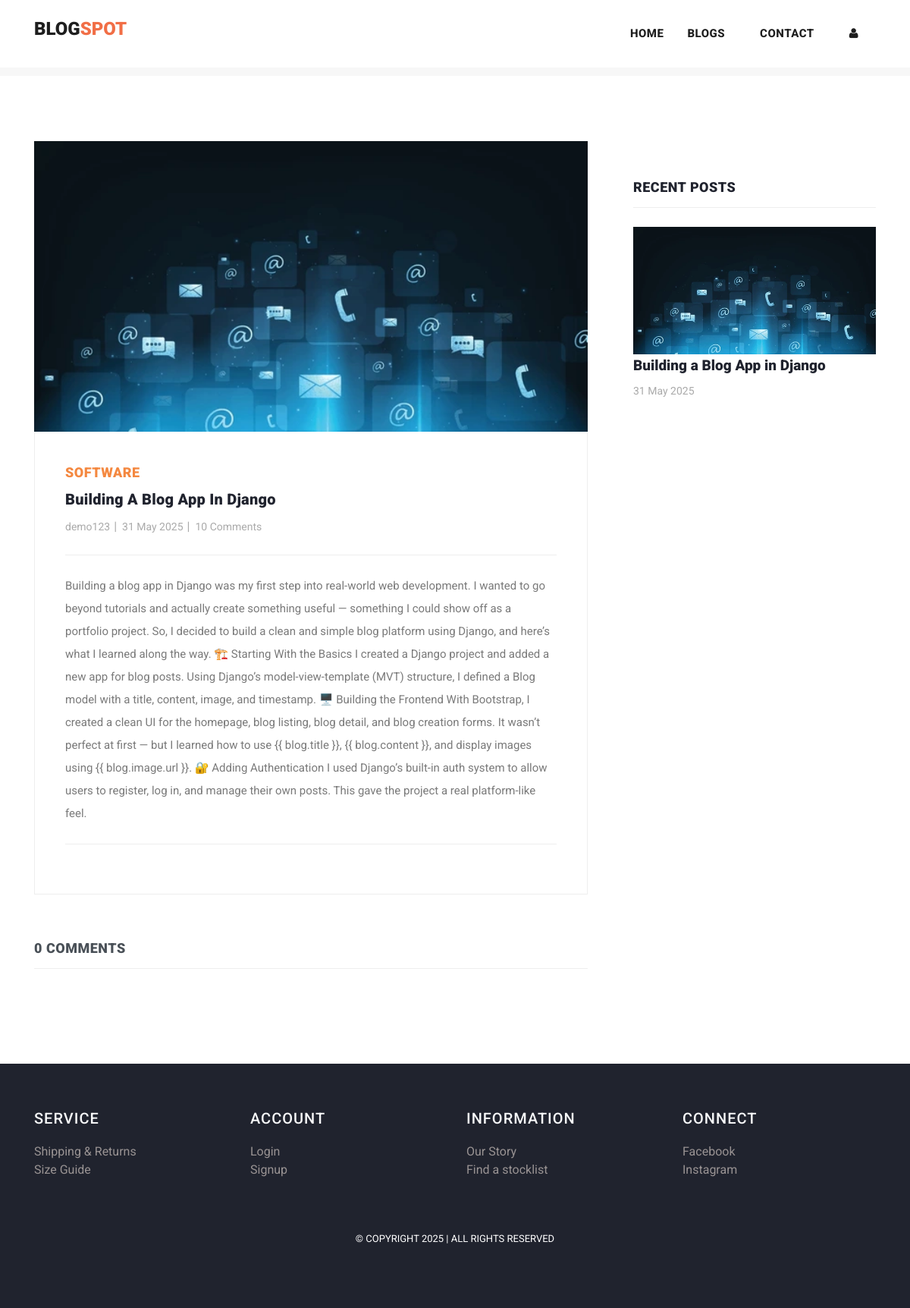
The page /post/25 on the database its author committed.
### myapp/models.py (models this page shows, shortened)
class Post(models.Model):
    postname = models.CharField(max_length=600)
    category = models.CharField(max_length=600)
    image = models.ImageField(upload_to='images/posts',blank=True,null=True)
    content = models.CharField(max_length=100000)
    time = models.CharField(default=time,max_length=100, blank=True)
    likes = models.IntegerField(null=True,blank=True,default=0)
    user = models.ForeignKey(User,on_delete=models.CASCADE)

### myapp/views.py (the view)
# urls.py: path("post/<int:id>",views.post,name="post"),
def post(request,id):
    post = Post.objects.get(id=id)
    return render(request,"post-details.html",{
        "user":request.user,
        'post':Post.objects.get(id=id),
        'recent_posts':Post.objects.all().order_by("-id"),
        'media_url':settings.MEDIA_URL,
        'comments':Comment.objects.filter(post_id = post.id),
        'total_comments': len(Comment.objects.filter(post_id = post.id))
    })

### templates/post-details.html (shortened to what this page needs)
{% load static %}
<!DOCTYPE html>
<html lang="en">
  <head>
    <link href="https://cdn.jsdelivr.net/npm/bootstrap@5.3.0-alpha3/dist/css/bootstrap.min.css" rel="stylesheet">
    <link href="{% static 'vendor/bootstrap/css/bootstrap.min.css' %}" rel="stylesheet">
    <link rel="stylesheet" href="{% static 'assets/css/fontawesome.css' %}">
    <link rel="stylesheet" href="{% static 'assets/css/templatemo-stand-blog.css' %}">
    <link rel="stylesheet" href="{% static 'assets/css/owl.css' %}">
  </head>
  <body>
    {%include 'header.html'%}
    <section class="blog-posts grid-system">
      <div class="container">
        <div class="row">
          <div class="col-lg-8">
            <div class="all-blog-posts">
              <div class="row">
                <div class="col-lg-12">
                  <div class="blog-post">
                    <div class="blog-thumb">
                      <img src="{{media_url}}{{post.image}}" alt="post_image">
                    </div>
                    <div class="down-content">
                      <span>{{post.category}}</span>
                      <a><h4>{{post.postname}}</h4></a>
                      <ul class="post-info">
                        <li><a href="#">{{post.user}}</a></li>
                        <li><a href="#">{{post.time}}</a></li>
                        <li><a href="#">10 Comments</a></li>
                      </ul>
                      <p>{{post.content}}</p>
                    </div>
                  </div>
                </div>
                <div class="col-lg-12">
                  <div class="sidebar-item comments">
                    <div class="sidebar-heading">
                      <h2 class="text-dark-emphasis">{{total_comments}} comments</h2>
                    </div>
                  </div>
                </div>
              </div>
            </div>
          </div>
          <div class="col-lg-4">
            <div class="sidebar">
              <div class="row">
                <div class="col-lg-12">
                  <div class="sidebar-item recent-posts">
                    <div class="sidebar-heading">
                      <h2>Recent Posts</h2>
                    </div>
                    <div class="content">
                      <ul>
                        {% for post in recent_posts|slice:"0:4" %}
                        <li>
                          <img src="{{media_url}}{{post.image}}" class="img-fluid" alt="">
                          <a href="post-details.html">
                            <a href="{% url 'post' post.id %}" class="text-decoration-none text-dark"><h5>{{post.postname}}</h5></a>
                          <span>{{post.time}}</span>
                        </a></li>
                        {% endfor %}
                      </ul>
                    </div>
                  </div>
                </div>
              </div>
            </div>
          </div>
        </div>
      </div>
    </section>
   {% include "footer.html" %}
  </body>
</html>

### static/assets/css/templatemo-stand-blog.css (style rules this page uses)
body { font-family: 'Roboto', sans-serif; overflow-x: hidden; text-rendering: optimizeLegibility; -webkit-font-smoothing: antialiased; -moz-osx-font-smoothing: grayscale; }
p { margin-bottom: 0px; font-size: 15px; font-weight: 400; color: #7a7a7a; line-height: 30px; }
a { text-decoration: none!important; }
ul { padding: 0; margin: 0; list-style: none; }
h1,h2,h3,h4,h5,h6 { margin: 0px; }
.blog-posts { margin-top: 100px; }
.blog-posts .blog-post { margin-bottom: 30px; }
.blog-posts .blog-thumb img { width: 100%; overflow: hidden; }
.blog-posts .down-content { padding: 40px; border-right: 1px solid #eee; border-left: 1px solid #eee; border-bottom: 1px solid #eee; }
.blog-posts .down-content span { font-size: 18px; text-transform: uppercase; letter-spacing: 0.5px; font-weight: 900; color: #f48840; }
.blog-posts .down-content h4 { font-size: 24px; text-transform: capitalize; letter-spacing: 0.5px; font-weight: 900; color: #20232e; margin: 10px 0px 12px 0px; }
.blog-posts .down-content ul.post-info li { display: inline-block; margin-right: 8px; }
.blog-posts .down-content ul.post-info li:after { content: '|'; color: #aaa; margin-left: 8px; }
.blog-posts .down-content h4 { font-size: 20px; letter-spacing: 0.25px; }
.grid-system .down-content ul.post-info li { margin-right: 3px; }
.grid-system .down-content ul.post-info li:after { margin-left: 5px; }
.blog-posts .down-content ul.post-info li:last-child::after { display: none; }
.blog-posts .down-content ul.post-info li a { font-size: 14px; color: #aaa; font-weight: 400; transition: all .3s; }
.blog-posts .down-content p { padding: 25px 0px; margin: 25px 0px; border-top: 1px solid #eee; border-bottom: 1px solid #eee; }
.blog-posts .sidebar-heading h2 { font-size: 18px; text-transform: uppercase; font-weight: 900; letter-spacing: 0.5px; color: #20232e; border-bottom: 1px solid #eee; padding-bottom: 15px; margin-bottom: 25px; }
.blog-posts .comments { margin-top: 30px; }
.sidebar { margin-left: 30px; }
.sidebar .sidebar-item { margin-top: 50px; }
.sidebar .sidebar-heading h2 { font-size: 18px; text-transform: uppercase; font-weight: 900; letter-spacing: 0.5px; color: #20232e; border-bottom: 1px solid #eee; padding-bottom: 15px; margin-bottom: 25px; }
.sidebar .recent-posts ul li { margin-bottom: 15px; padding-bottom: 15px; border-bottom: 1px solid #eee; }
.sidebar .recent-posts ul li:last-child { margin-bottom: 0px; padding-bottom: 0px; border-bottom: none; }
.sidebar .recent-posts ul li h5 { font-size: 19px; font-weight: 900; color: #20232e; line-height: 30px; transition: all 0.3s; }
.sidebar .recent-posts ul li span { display: block; font-size: 14px; color: #aaa; margin-top: 8px; }

### templates/footer.html (style rules this page uses)
h4 { text-align: left; color: #dfdada; letter-spacing: 1px; margin-bottom: 20px; font-size: 20px; }
li { text-decoration: none; text-align: left; }
li a { color: rgb(153, 147, 147); }

### rows shown on the page
Post: image (picture), category "SOFTWARE", postname "Building A Blog App In Django", user "demo123", time "31 May 2025", content "Building a blog app in Django was my first step into real-world web development. I wanted to go beyond tutorials and actually create something useful — something I could show off as a portfolio project. So, I decided to build a clean and simple blog platform using Django, and here’s what I learned along the way. 🏗️ Starting With the Basics I created a Django project and added a new app for blog posts. Using Django’s model-view-template (MVT) structure, I defined a Blog model with a title, content, image, and timestamp. 🖥️ Building the Frontend With Bootstrap, I created a clean UI for the homepage, blog listing, blog detail, and blog creation forms. It wasn’t perfect at first — but I learned…", postname "Building a Blog App in Django"

### other values the page prints
{{ total_comments }} "0"
